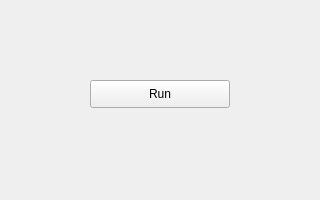
<?xml version="1.0" encoding="UTF-8"?>
<ui version="4.0">
 <class>MinimalForm</class>
 <widget class="QWidget" name="MinimalForm">
  <property name="geometry">
   <rect>
    <x>0</x>
    <y>0</y>
    <width>320</width>
    <height>200</height>
   </rect>
  </property>
  <property name="windowTitle">
   <string>Minimal Form</string>
  </property>
  <widget class="QPushButton" name="pushButton">
   <property name="geometry">
    <rect>
     <x>90</x>
     <y>80</y>
     <width>140</width>
     <height>28</height>
    </rect>
   </property>
   <property name="text">
    <string>Run</string>
   </property>
  </widget>
 </widget>
 <resources/>
 <connections/>
</ui>
